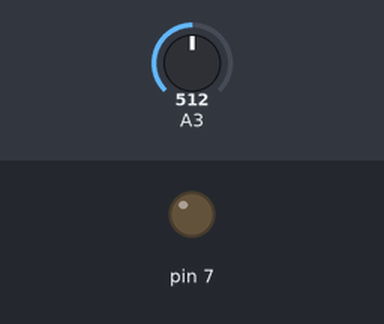
A sketch run on a simulated Arduino Uno, built with avr-gcc and run on an emulated ATmega328P. Shown: output pins drawn as LEDs (lit = HIGH). The inputs (shaded band) are chosen by the test bench; at power-on: A3 = 512.

Above: at 1.2 s.
1.3 s: A3 set to 133
2.8 s: A3 set to 116
At 3.8 s:
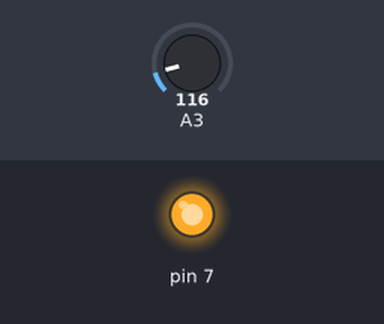
4.4 s: A3 set to 10
5.9 s: A3 set to 7
At 6.5 s:
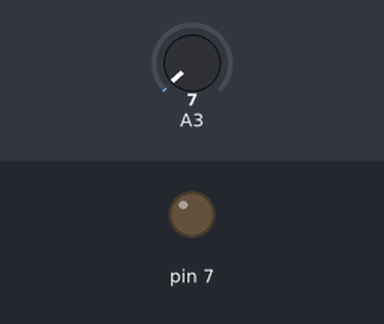
7.5 s: A3 set to 70
At 7.9 s:
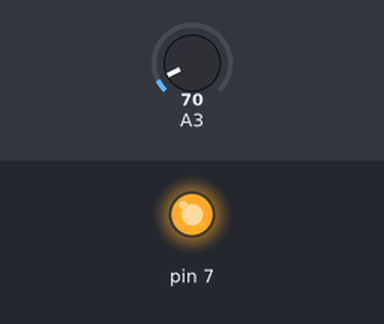
Timing chart, 0 to 10.1 s (numbered marks = the images above; inputs shaded):
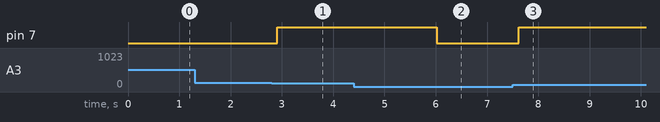

Measured:
- the behaviour switches between 123 and 122 on A3 (found by bisection; images 0 and 1)
- the behaviour switches between 9 and 8 on A3 (found by bisection; images 1 and 2)
- after the input at 1.3 s, every drawn part: stays the same
- after the input at 2.8 s, pin 7: LOW → HIGH after 0.11 s
- after the input at 4.4 s, every drawn part: stays the same
- after the input at 5.9 s, pin 7: HIGH → LOW after 0.12 s
- after the input at 7.5 s, pin 7: LOW → HIGH after 0.12 s

The sketch:

reference.ino
```cpp
bool cool=false; int faultC=0,onC=0,offC=0;
void setup(){pinMode(7,OUTPUT);}
void loop(){
  float c=analogRead(A3)*(5.0/1023.0)*100.0;
  bool fault=c<1||c>60;
  faultC=fault?faultC+1:0;
  if(!fault&&c>=8) onC++; else onC=0;
  if(!fault&&c<=4) offC++; else offC=0;
  if(faultC>=3) cool=false;
  else if(onC>=3) cool=true;
  else if(offC>=3) cool=false;
  digitalWrite(7,cool); delay(50);
}
```
